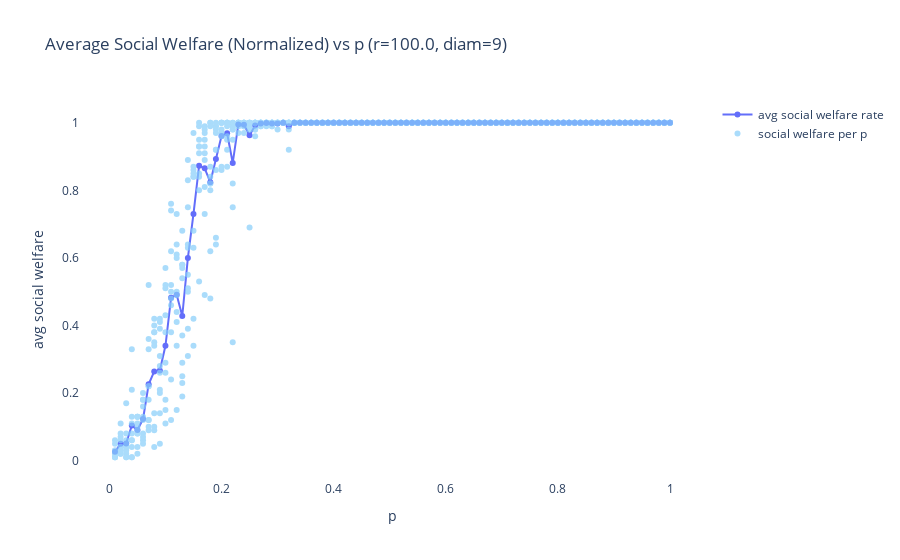
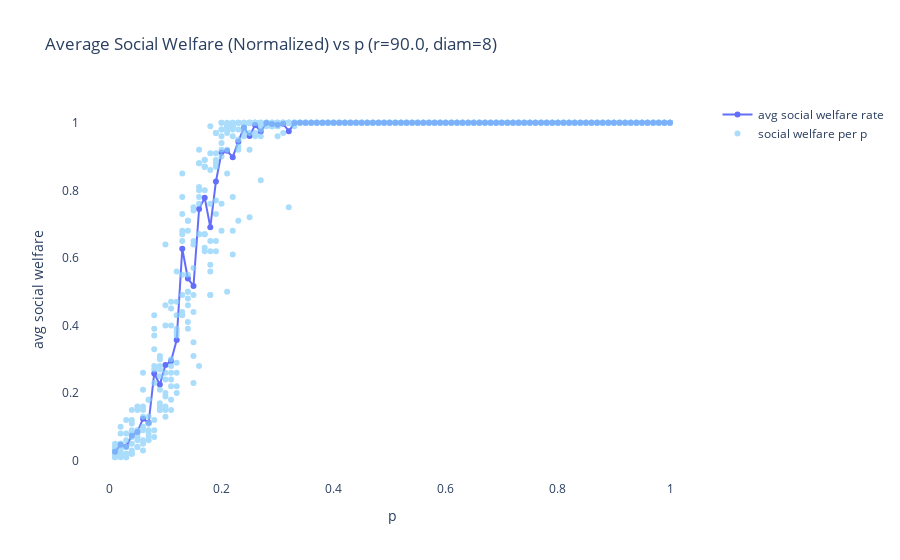

Write notebook code for charts like these, in order.
### Markdown cell above
## Evenly distributed resources

### Code cell
run_sim(num_vertices, regularity, create_ws)

### Figure 1 — Plotly figure (JSON) as saved in the notebook; plotly's stock layout.template omitted (floating-point values rounded to 4 significant figures; data arrays with more than 128 entries replaced by an {"elided": "..."} marker saying what was removed)
{"data": [{"hoverinfo": "skip", "mode": "lines+markers", "name": "avg social welfare rate", "type": "scatter", "x": [1, 0.99, 0.98, 0.97, 0.96, 0.95, 0.94, 0.93, 0.92, 0.91, 0.9, 0.89, 0.88, 0.87, 0.86, 0.85, 0.84, 0.83, 0.82, 0.81, 0.8, 0.79, 0.78, 0.77, 0.76, 0.75, 0.74, 0.73, 0.72, 0.71, 0.7, 0.69, 0.68, 0.67, 0.66, 0.65, 0.64, 0.63, 0.62, 0.61, 0.6, 0.59, 0.58, 0.57, 0.56, 0.55, 0.54, 0.53, 0.52, 0.51, 0.5, 0.49, 0.48, 0.47, 0.46, 0.45, 0.44, 0.43, 0.42, 0.41, 0.4, 0.39, 0.38, 0.37, 0.36, 0.35, 0.34, 0.33, 0.32, 0.31, 0.3, 0.29, 0.28, 0.27, 0.26, 0.25, 0.24, 0.23, 0.22, 0.21, 0.2, 0.19, 0.18, 0.17, 0.16, 0.15, 0.14, 0.13, 0.12, 0.11, 0.1, 0.09, 0.08, 0.07, 0.06, 0.05, 0.04, 0.03, 0.02, 0.01], "y": [1, 1, 1, 1, 1, 1, 1, 1, 1, 1, 1, 1, 1, 1, 1, 1, 1, 1, 1, 1, 1, 1, 1, 1, 1, 1, 1, 1, 1, 1, 1, 1, 1, 1, 1, 1, 1, 1, 1, 1, 1, 1, 1, 1, 1, 1, 1, 1, 1, 1, 1, 1, 1, 1, 1, 1, 1, 1, 1, 1, 1, 1, 1, 1, 1, 1, 1, 1, 0.99, 1, 0.998, 0.998, 0.999, 0.998, 0.992, 0.963, 0.994, 0.995, 0.881, 0.969, 0.961, 0.893, 0.824, 0.865, 0.873, 0.73, 0.6, 0.428, 0.491, 0.482, 0.34, 0.267, 0.264, 0.226, 0.123, 0.091, 0.104, 0.051, 0.05, 0.026]}, {"hoverinfo": "skip", "marker": {"color": "LightSkyBlue"}, "mode": "markers", "name": "social welfare per p", "opacity": 0.7, "type": "scatter", "x": {"elided": "1000 float values"}, "y": {"elided": "1000 float values"}}], "layout": {"plot_bgcolor": "rgba(0,0,0,0)", "showlegend": true, "title": {"text": "Average Social Welfare (Normalized) vs p (r=100.0, diam=9)"}, "xaxis": {"title": {"text": "p"}}, "yaxis": {"title": {"text": "avg social welfare"}}}}

### Figure 2 — Plotly figure (JSON) as saved in the notebook; plotly's stock layout.template omitted (floating-point values rounded to 4 significant figures; data arrays with more than 128 entries replaced by an {"elided": "..."} marker saying what was removed)
{"data": [{"hoverinfo": "skip", "mode": "lines+markers", "name": "avg social welfare rate", "type": "scatter", "x": [1, 0.99, 0.98, 0.97, 0.96, 0.95, 0.94, 0.93, 0.92, 0.91, 0.9, 0.89, 0.88, 0.87, 0.86, 0.85, 0.84, 0.83, 0.82, 0.81, 0.8, 0.79, 0.78, 0.77, 0.76, 0.75, 0.74, 0.73, 0.72, 0.71, 0.7, 0.69, 0.68, 0.67, 0.66, 0.65, 0.64, 0.63, 0.62, 0.61, 0.6, 0.59, 0.58, 0.57, 0.56, 0.55, 0.54, 0.53, 0.52, 0.51, 0.5, 0.49, 0.48, 0.47, 0.46, 0.45, 0.44, 0.43, 0.42, 0.41, 0.4, 0.39, 0.38, 0.37, 0.36, 0.35, 0.34, 0.33, 0.32, 0.31, 0.3, 0.29, 0.28, 0.27, 0.26, 0.25, 0.24, 0.23, 0.22, 0.21, 0.2, 0.19, 0.18, 0.17, 0.16, 0.15, 0.14, 0.13, 0.12, 0.11, 0.1, 0.09, 0.08, 0.07, 0.06, 0.05, 0.04, 0.03, 0.02, 0.01], "y": [1, 1, 1, 1, 1, 1, 1, 1, 1, 1, 1, 1, 1, 1, 1, 1, 1, 1, 1, 1, 1, 1, 1, 1, 1, 1, 1, 1, 1, 1, 1, 1, 1, 1, 1, 1, 1, 1, 1, 1, 1, 1, 1, 1, 1, 1, 1, 1, 1, 1, 1, 1, 1, 1, 1, 1, 1, 1, 1, 1, 1, 1, 1, 1, 1, 1, 1, 0.999, 0.975, 0.997, 0.994, 0.996, 0.999, 0.974, 0.993, 0.961, 0.986, 0.944, 0.898, 0.917, 0.912, 0.826, 0.691, 0.778, 0.745, 0.517, 0.539, 0.627, 0.357, 0.295, 0.283, 0.225, 0.258, 0.112, 0.124, 0.085, 0.074, 0.042, 0.047, 0.026]}, {"hoverinfo": "skip", "marker": {"color": "LightSkyBlue"}, "mode": "markers", "name": "social welfare per p", "opacity": 0.7, "type": "scatter", "x": {"elided": "1000 float values"}, "y": {"elided": "1000 float values"}}], "layout": {"plot_bgcolor": "rgba(0,0,0,0)", "showlegend": true, "title": {"text": "Average Social Welfare (Normalized) vs p (r=90.0, diam=8)"}, "xaxis": {"title": {"text": "p"}}, "yaxis": {"title": {"text": "avg social welfare"}}}}
